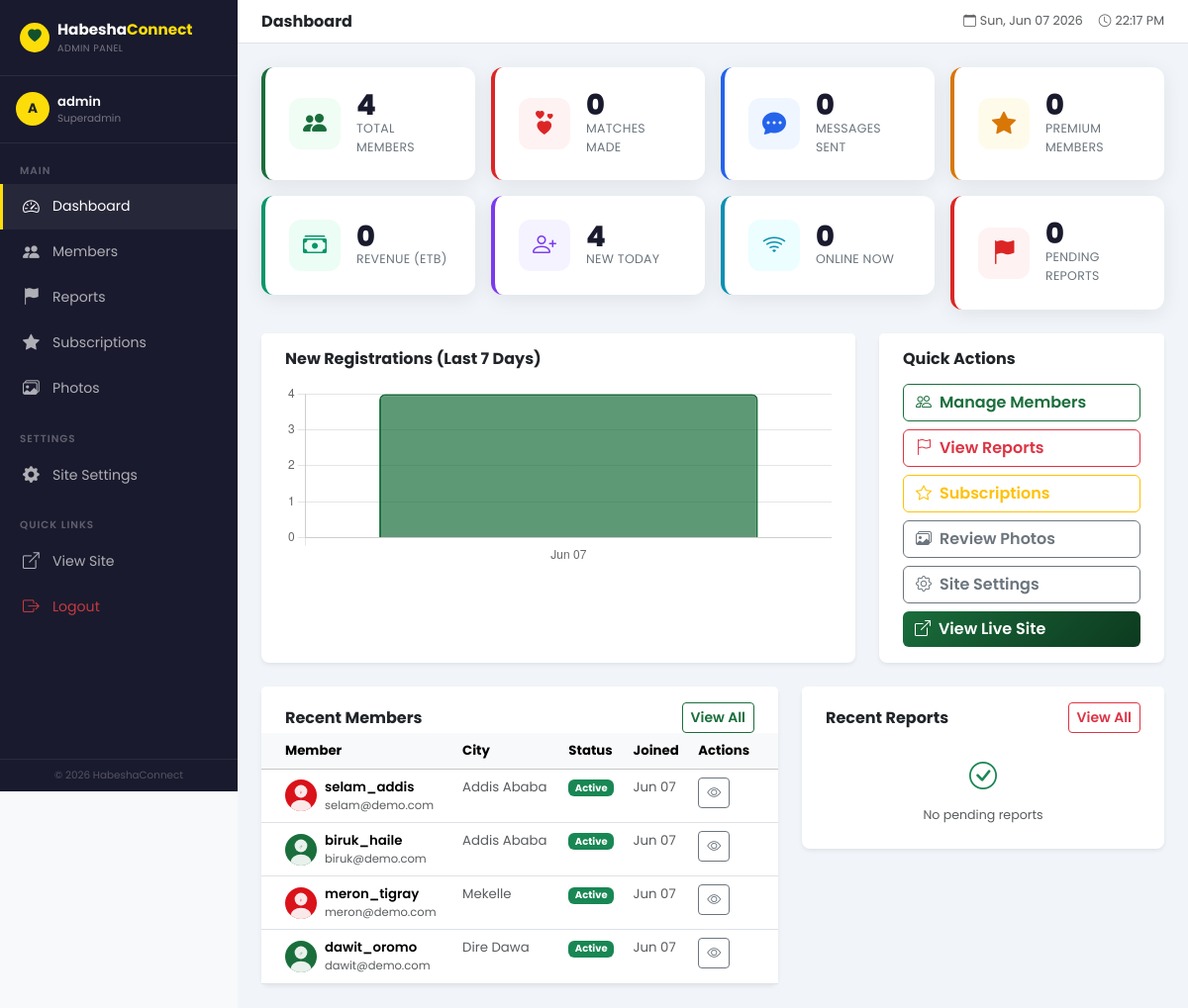
/admin/ (signed in), run on the app's committed database.
### tables this page shows
CREATE TABLE `users` (
  `id` int(11) NOT NULL AUTO_INCREMENT,
  `username` varchar(50) NOT NULL,
  `email` varchar(100) NOT NULL,
  `password` varchar(255) NOT NULL,
  `gender` enum('male','female') NOT NULL,
  `seeking` enum('male','female','both') NOT NULL DEFAULT 'both',
  `birthdate` date NOT NULL,
  `city` varchar(100) DEFAULT NULL,
  `region` varchar(100) DEFAULT NULL,
  `country` varchar(100) DEFAULT 'Ethiopia',
  `ethnicity` varchar(100) DEFAULT NULL,
  `religion` varchar(100) DEFAULT NULL,
  `marital_status` enum('single','divorced','widowed','separated') DEFAULT 'single',
  `education` varchar(100) DEFAULT NULL,
  `occupation` varchar(150) DEFAULT NULL,
  `height_cm` int(3) DEFAULT NULL,
  `body_type` varchar(50) DEFAULT NULL,
  `skin_tone` varchar(50) DEFAULT NULL,
  `eye_color` varchar(50) DEFAULT NULL,
  `hair_type` varchar(50) DEFAULT NULL,
  `languages` text DEFAULT NULL,
  `about_me` text DEFAULT NULL,
  `ideal_partner` text DEFAULT NULL,
  `hobbies` text DEFAULT NULL,
  `smoking` enum('never','occasionally','regularly') DEFAULT 'never',
  `drinking` enum('never','occasionally','regularly') DEFAULT 'never',
  `children` enum('none','have_children','want_children','dont_want') DEFAULT 'none',
  `profile_photo` varchar(255) DEFAULT NULL,
  `cover_photo` varchar(255) DEFAULT NULL,
  `is_premium` tinyint(1) DEFAULT 0,
  `premium_expires` datetime DEFAULT NULL,
  `is_verified` tinyint(1) DEFAULT 0,
  `email_verified` tinyint(1) DEFAULT 0,
  `verify_token` varchar(255) DEFAULT NULL,
  `reset_token` varchar(255) DEFAULT NULL,
  `reset_expires` datetime DEFAULT NULL,
  `is_active` tinyint(1) DEFAULT 1,
  `is_banned` tinyint(1) DEFAULT 0,
  `ban_reason` text DEFAULT NULL,
  `last_active` datetime DEFAULT NULL,
  `created_at` datetime DEFAULT CURRENT_TIMESTAMP,
  `profile_views` int(11) DEFAULT 0,
  `location_lat` decimal(10,8) DEFAULT NULL,
  `location_lng` decimal(11,8) DEFAULT NULL,
  `hide_age` tinyint(1) DEFAULT 0,
  `hide_location` tinyint(1) DEFAULT 0,
  `allow_messages` enum('everyone','matches','premium') DEFAULT 'everyone',
  `notifications_email` tinyint(1) DEFAULT 1,
  `notifications_likes` tinyint(1) DEFAULT 1,
  `notifications_messages` tinyint(1) DEFAULT 1,
  PRIMARY KEY (`id`),
  UNIQUE KEY `email` (`email`),
  UNIQUE KEY `username` (`username`),
  KEY `gender` (`gender`),
  KEY `city` (`city`),
  KEY `is_active` (`is_active`),
  KEY `last_active` (`last_active`)
);

### admin/index.php (the view, shortened to what the rows shown need)
<?php
require_once dirname(__DIR__) . '/includes/functions.php';
require_once __DIR__ . '/includes/auth.php';
$db = getDB();
$registrations = $db->query("
    SELECT DATE_FORMAT(created_at,'%b %d') as d, COUNT(*) as c
    FROM users WHERE created_at >= DATE_SUB(NOW(), INTERVAL 7 DAY)
    GROUP BY DATE(created_at) ORDER BY created_at
")->fetchAll();
$recentUsers = $db->query("
    SELECT *, TIMESTAMPDIFF(YEAR, birthdate, CURDATE()) AS age
    FROM users ORDER BY created_at DESC LIMIT 8
")->fetchAll();
?>
<?php include __DIR__ . '/includes/header.php'; ?>
<div class="d-flex">
<?php include __DIR__ . '/includes/sidebar.php'; ?>
<div class="admin-content flex-grow-1">
    <div class="container-fluid p-4">
        <div class="row g-4">
            <div class="col-lg-7">
                <div class="card border-0 shadow-sm rounded-3">
                    <div class="card-body p-0">
                        <div class="table-responsive">
                            <table class="table table-hover mb-0" style="font-size:.83rem">
                                <thead class="table-light">
                                    <tr>
                                        <th class="ps-4">Member</th>
                                        <th>City</th>
                                        <th>Status</th>
                                        <th>Joined</th>
                                        <th class="pe-4">Actions</th>
                                    </tr>
                                </thead>
                                <tbody>
                                <?php foreach ($recentUsers as $u): ?>
                                <tr>
                                    <td class="ps-4">
                                        <div class="d-flex align-items-center gap-2">
                                            <img src="<?= getProfilePhoto($u['profile_photo'], $u['gender']) ?>"
                                                 class="rounded-circle" width="32" height="32" style="object-fit:cover" alt="">
                                            <div>
                                                <div class="fw-600"><?= htmlspecialchars($u['username']) ?></div>
                                                <div class="text-muted" style="font-size:.72rem"><?= htmlspecialchars($u['email']) ?></div>
                                            </div>
                                        </div>
                                    </td>
                                    <td class="text-muted"><?= htmlspecialchars($u['city'] ?? '—') ?></td>
                                    <td>
                                        <?php if ($u['is_banned']): ?>
                                        <span class="badge bg-danger">Banned</span>
                                        <?php elseif ($u['is_premium']): ?>
                                        <span class="badge bg-warning text-dark">Premium</span>
                                        <?php else: ?>
                                        <span class="badge bg-success">Active</span>
                                        <?php endif; ?>
                                    </td>
                                    <td class="text-muted"><?= date('M d', strtotime($u['created_at'])) ?></td>
                                    <td class="pe-4">
                                        <a href="<?= SITE_URL ?>/admin/users.php?action=view&id=<?= $u['id'] ?>" class="btn btn-sm btn-outline-secondary">
                                            <i class="bi bi-eye"></i>
                                        </a>
                                    </td>
                                </tr>
                                <?php endforeach; ?>
                                </tbody>
                            </table>
                        </div>
                    </div>
                </div>
            </div>
        </div>
    </div>
</div>
</div>
<?php include __DIR__ . '/includes/footer.php'; ?>
<script>
// Registrations chart
const ctx = document.getElementById('registrationsChart');
if (ctx) {
    new Chart(ctx, {
        type: 'bar',
        data: {
            labels: <?= json_encode(array_column($registrations, 'd')) ?>,
            datasets: [{
                label: 'New Members',
                data: <?= json_encode(array_column($registrations, 'c')) ?>,
                backgroundColor: 'rgba(26,110,60,.7)',
                borderColor: '#1a6e3c',
                borderWidth: 2,
                borderRadius: 6,
            }]
        },
        options: {
            responsive: true,
            plugins: { legend: { display: false } },
            scales: { y: { beginAtZero: true, ticks: { precision: 0 } } }
        }
    });
}
// Sidebar toggle mobile
document.getElementById('sidebarToggle')?.addEventListener('click', function() {
    document.querySelector('.admin-sidebar').classList.toggle('open');
});
</script>

### admin/includes/sidebar.php (shortened to what the rows shown need)
<?php
require_once __DIR__ . '/auth.php';
$admin = getAdmin();
?>
<div class="admin-sidebar d-flex flex-column">
    <div class="px-3 py-3 border-bottom" style="border-color:rgba(255,255,255,.08)!important">
        <div class="d-flex align-items-center gap-2">
            <div class="rounded-circle d-flex align-items-center justify-content-center fw-700 text-dark" style="width:34px;height:34px;background:var(--secondary);font-size:.85rem;flex-shrink:0">
                <?= strtoupper(substr($admin['username'] ?? 'A', 0, 1)) ?>
            </div>
            <div>
                <div class="text-white fw-600" style="font-size:.82rem"><?= htmlspecialchars($admin['username'] ?? 'Admin') ?></div>
                <div style="font-size:.65rem;color:rgba(255,255,255,.4)"><?= ucfirst($admin['role'] ?? 'admin') ?></div>
            </div>
        </div>
    </div>
</div>

### data on the page
users: profile_photo+gender (placeholder picture), username "selam_addis", email "selam@demo.com", city "Addis Ababa", is_banned "Active", created_at "Jun 07"
users: profile_photo+gender (placeholder picture), username "biruk_haile", email "biruk@demo.com", city "Addis Ababa", is_banned "Active", created_at "Jun 07"
users: profile_photo+gender (placeholder picture), username "meron_tigray", email "meron@demo.com", city "Mekelle", is_banned "Active", created_at "Jun 07"
users: profile_photo+gender (placeholder picture), username "dawit_oromo", email "dawit@demo.com", city "Dire Dawa", is_banned "Active", created_at "Jun 07"

### other printed values
substr($admin['username'] ?? 'A', 0, 1) "A"
$admin['username'] "admin"
$admin['role'] "Superadmin"
$s['value'] "4"
$s['label'] "TOTAL MEMBERS"
$s['value'] "0"
$s['label'] "MATCHES MADE"
$s['label'] "MESSAGES SENT"
$s['label'] "PREMIUM MEMBERS"
$s['label'] "REVENUE (ETB)"
$s['label'] "NEW TODAY"
$s['label'] "ONLINE NOW"
$s['label'] "PENDING REPORTS"
chart data {{ json_encode(array_column($registrations, 'c')) }} [4]
